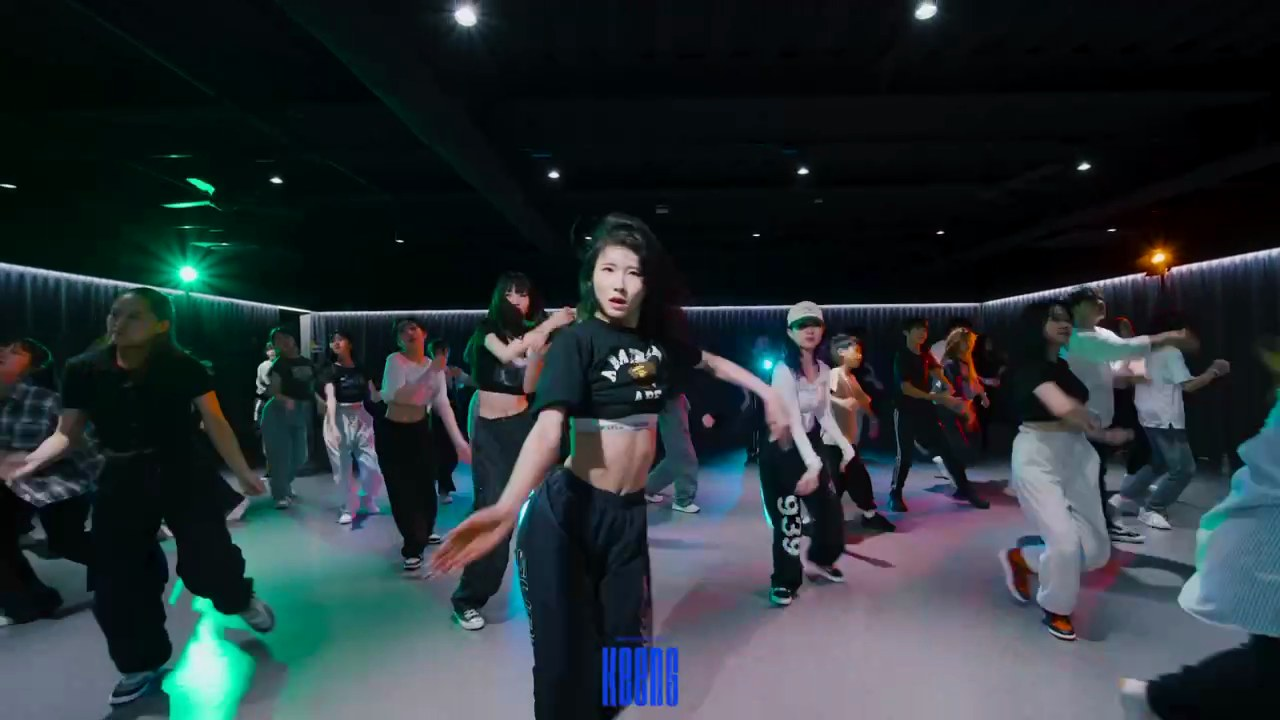
#> input picture assets/perf_keyframes/dokkebi_group_0.jpg, 1280 x 720 px; its folder holds only this picture in this run
$ python index_assets.py ../assets/perf_keyframes
#> lines starting #> are read from the running program, lines starting #| are printed output that depends on the picture
#!/usr/bin/env python3
"""
index_assets.py — 사진/영상 자산을 1회 비전 캡션 → 텍스트 인덱스(assets_index.json)로.

핵심 아이디어: "비싼 일(비전 캡션)은 자산당 딱 한 번, 자주 하는 일(선택)은 텍스트로".
- 폴더를 스캔해 새 파일만(해시 기준) 비전 모델로 태깅 → 인덱스에 append (증분).
- 카드 제작 시에는 select_assets.py 가 이 인덱스(텍스트)만 읽고 후보를 고른다 → 토큰 거의 안 듦.

실행 환경: 맥미니/Paperclip(Claude Code local). ANTHROPIC_API_KEY 가 환경에 있으면 비전 태깅,
없으면 객관 특징(PIL)만 채우고 semantic="pending_vision" 으로 남긴다(나중에 키 생기면 재실행).

사용법:
  pip install pillow anthropic
  python3 index_assets.py "<assets_dir>" [--out assets_index.json] [--video-keyframe] [--model claude-haiku-4-5-20251001]

영상(--video-keyframe): ffmpeg 로 중간 키프레임 1장 추출해 사진과 동일 스키마로 태깅.
인터뷰 영상 전사는 transcribe_interviews.py(별도)에서 처리 — 인용문 뱅크용.
"""
import os, sys, json, glob, hashlib, argparse, base64, subprocess, tempfile
from PIL import Image, ImageOps
import numpy as np

IMG_EXT = (".jpg",".jpeg",".png",".heic",".webp")
VID_EXT = (".mp4",".mov",".m4v",".avi")
BEAT_VOCAB = ["hook_intro","doubt","turn_diagnosis","method_lesson","joy_basics","checklist_text","cta","finale"]

VISION_PROMPT = (
"You are tagging a Korean K-pop / idol-academy stage or studio photo for a marketing asset index. "
"Return ONLY compact JSON with keys: "
"people (one of solo|duo|group|ensemble), "
"mood (one of joyful|intense|tender|moody|celebratory|anticipation), "
"kids (true if performers look like young children), "
"brand_visible (true if a 'KEENS' logo/backdrop is visible), "
"subject (short, e.g. stage_performance, practice, lesson, interview, backstage, award), "
"note (<=8 words, Korean ok). No prose, JSON only."
)

def feats(path):
    im = ImageOps.exif_transpose(Image.open(path)).convert("RGB")
#> im is the input picture: PIL image 1280x720 RGB; mean R, G, B 40.2, 49.6, 54.1
    w,h = im.size
#> w = 1280; h = 720
    arr = np.asarray(im.resize((64,80))).astype(float)
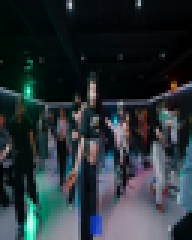
#> arr: shape (80, 64, 3) float64 (shown 3 times larger); mean R, G, B 40.2, 49.6, 54.1
    lum = 0.299*arr[:,:,0]+0.587*arr[:,:,1]+0.114*arr[:,:,2]
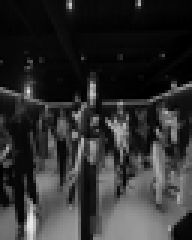
#> lum: shape (80, 64) float64 (shown 3 times larger); min 0, max 233.7, mean 47.3
    bottom=float(lum[int(80*0.62):,:].mean()); top=float(lum[:int(80*0.18),:].mean())
#> after `bottom = float(lum[int(80 * 0.62):, :].mean())`: bottom = 83.48
#> after `top = float(lum[:int(80 * 0.18), :].mean())`: top = 8.91
    return {"w":w,"h":h,"orient":"portrait" if h>=w else "landscape",
            "lum_overall":round(float(lum.mean()),1),
            "dark_top_textzone":bool(top<70),"dark_bottom_textzone":bool(bottom<70),
            "redness":round(float((arr[:,:,0]-arr[:,:,2]).mean()),1)}

def file_hash(path, n=65536):
    return hashlib.md5(open(path,"rb").read(n)).hexdigest()[:10]

def beats(people, mood, kids, brand, dark_top):
    b=set()
    if people=="solo" and mood in ("moody","intense","anticipation"): b.add("hook_intro")
    if people in ("solo","duo") and mood in ("moody","intense"): b.add("doubt")
    if people in ("solo","duo") and mood in ("intense","tender"): b.add("turn_diagnosis")
    if people in ("duo","group") and mood in ("intense","tender"): b.add("method_lesson")
    if mood in ("joyful","celebratory"): b.add("joy_basics")
    if dark_top or mood=="anticipation" or brand: b.add("checklist_text")
    if brand or mood=="celebratory": b.add("cta")
    if people=="ensemble" or mood=="celebratory": b.add("finale")
    return sorted(b)

def vision_tag(path, model):
    """Call Anthropic vision. Returns dict or None if unavailable."""
    key=os.environ.get("ANTHROPIC_API_KEY")
    if not key: return None
    try:
        import anthropic
    except ImportError:
        return None
    # downscale to keep tokens low
    im=ImageOps.exif_transpose(Image.open(path)).convert("RGB")
    im.thumbnail((768,768))
    with tempfile.NamedTemporaryFile(suffix=".jpg",delete=False) as t:
        im.save(t.name,quality=80); b=open(t.name,"rb").read()
    os.unlink(t.name)
    cl=anthropic.Anthropic(api_key=key)
    msg=cl.messages.create(model=model, max_tokens=200, messages=[{"role":"user","content":[
        {"type":"image","source":{"type":"base64","media_type":"image/jpeg","data":base64.b64encode(b).decode()}},
        {"type":"text","text":VISION_PROMPT}]}])
    txt="".join(p.text for p in msg.content if p.type=="text").strip()
    txt=txt[txt.find("{"):txt.rfind("}")+1]
    return json.loads(txt)

def video_keyframe(path):
    out=tempfile.mktemp(suffix=".jpg")
    subprocess.run(["ffmpeg","-y","-i",path,"-vf","thumbnail","-frames:v","1",out],
                   capture_output=True)
    return out if os.path.exists(out) else None

def main():
    ap=argparse.ArgumentParser()
    ap.add_argument("assets_dir")
    ap.add_argument("--out",default="assets_index.json")
    ap.add_argument("--model",default="claude-haiku-4-5-20251001")
    ap.add_argument("--video-keyframe",action="store_true")
    a=ap.parse_args()

    doc={"version":1,"asset_root":a.assets_dir,"beat_vocab":BEAT_VOCAB,"assets":[]}
    if os.path.exists(a.out):
        doc=json.load(open(a.out,encoding="utf-8")); doc.setdefault("assets",[])
    seen={r.get("hash") for r in doc["assets"]}

    files=[]
    for ext in IMG_EXT: files+=glob.glob(os.path.join(a.assets_dir,f"*{ext}"))+glob.glob(os.path.join(a.assets_dir,f"*{ext.upper()}"))
    if a.video_keyframe:
        for ext in VID_EXT: files+=glob.glob(os.path.join(a.assets_dir,f"*{ext}"))+glob.glob(os.path.join(a.assets_dir,f"*{ext.upper()}"))
    files=sorted(set(files))

    added=0
    for f in files:
        is_video=f.lower().endswith(VID_EXT)
        src=video_keyframe(f) if is_video else f
        if not src: continue
        h=file_hash(f)
        if h in seen: continue
        try:
            fe=feats(src)
#> fe = {'w': 1280, 'h': 720, 'orient': 'landscape', 'lum_overall': 47.3, 'dark_top_textzone': True, 'dark_bottom_textzone': False, 'redness': -13.9}
        except Exception as e:
            print("skip(feat)",os.path.basename(f),e); continue
        sem=None
        try: sem=vision_tag(src, a.model)
        except Exception as e: print("vision-fail",os.path.basename(f),e)
        if sem:
            people=sem.get("people","group"); mood=sem.get("mood","intense")
            kids=bool(sem.get("kids",False)); brand=bool(sem.get("brand_visible",False))
            subject=sem.get("subject","stage_performance"); note=sem.get("note","")
            tag_source="vision"
        else:
            people,mood,kids,brand,subject,note = "group","intense",False,False,"stage_performance",""
            tag_source="pending_vision"
        rec={"id":os.path.splitext(os.path.basename(f))[0],"file":os.path.basename(f),
             "path_display":f,"type":"video" if is_video else "photo",
             "people":people,"mood":mood,"kids":kids,"brand_visible":brand,"subject":subject,"note":note,
             "orient":fe["orient"],"lum_overall":fe["lum_overall"],
             "dark_top_textzone":fe["dark_top_textzone"],"dark_bottom_textzone":fe["dark_bottom_textzone"],
             "redness":fe["redness"],"hash":h,
             "usable_beats":beats(people,mood,kids,brand,fe["dark_top_textzone"]),
             "tag_source":tag_source}
        doc["assets"].append(rec); seen.add(h); added+=1
        if is_video and src!=f and os.path.exists(src): os.unlink(src)
    doc["count"]=len(doc["assets"])
    json.dump(doc,open(a.out,"w"),ensure_ascii=False,indent=1)
    print(f"indexed +{added} new (total {doc['count']}) -> {a.out}")

if __name__=="__main__":
    main()
